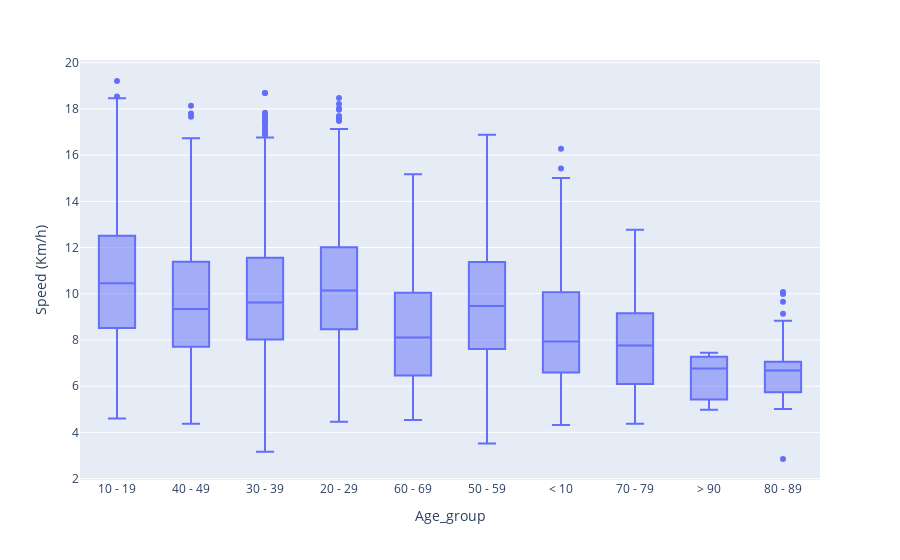
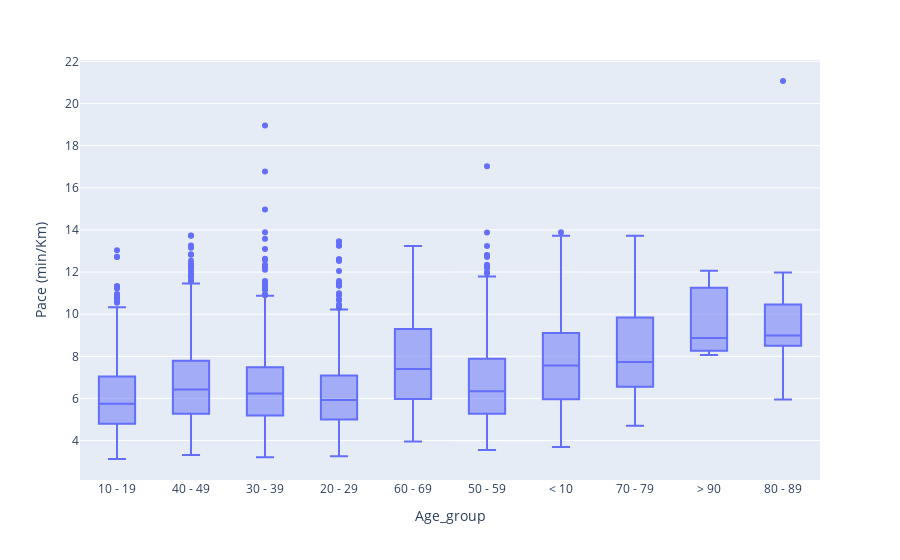

These figures' notebook cell, in order:
### Markdown cell above
# Boxplot for Age group

### Code cell
import plotly.express as px

#Boxplot for Speed
fig = px.box(df, x="Age_group", y="Speed (Km/h)")
fig.show()

#Boxplot for Pace
fig1 = px.box(df, x="Age_group", y="Pace (min/Km)")
fig1.show()

### Figure 1 — Plotly figure (JSON) as saved in the notebook; plotly's stock layout.template omitted (floating-point values rounded to 4 significant figures; data arrays with more than 128 entries replaced by an {"elided": "..."} marker saying what was removed)
{"data": [{"alignmentgroup": "True", "hovertemplate": "Age_group=%{x}<br>Speed (Km/h)=%{y}<extra></extra>", "legendgroup": "", "marker": {"color": "#636efa"}, "name": "", "notched": false, "offsetgroup": "", "orientation": "v", "showlegend": false, "type": "box", "x": {"elided": "4051 str values"}, "x0": " ", "xaxis": "x", "y": {"elided": "4051 float values"}, "y0": " ", "yaxis": "y"}], "layout": {"boxmode": "group", "legend": {"tracegroupgap": 0}, "margin": {"t": 60}, "xaxis": {"anchor": "y", "domain": [0, 1], "title": {"text": "Age_group"}}, "yaxis": {"anchor": "x", "domain": [0, 1], "title": {"text": "Speed (Km/h)"}}}}

### Figure 2 — Plotly figure (JSON) as saved in the notebook; plotly's stock layout.template omitted (floating-point values rounded to 4 significant figures; data arrays with more than 128 entries replaced by an {"elided": "..."} marker saying what was removed)
{"data": [{"alignmentgroup": "True", "hovertemplate": "Age_group=%{x}<br>Pace (min/Km)=%{y}<extra></extra>", "legendgroup": "", "marker": {"color": "#636efa"}, "name": "", "notched": false, "offsetgroup": "", "orientation": "v", "showlegend": false, "type": "box", "x": {"elided": "4051 str values"}, "x0": " ", "xaxis": "x", "y": {"elided": "4051 float values"}, "y0": " ", "yaxis": "y"}], "layout": {"boxmode": "group", "legend": {"tracegroupgap": 0}, "margin": {"t": 60}, "xaxis": {"anchor": "y", "domain": [0, 1], "title": {"text": "Age_group"}}, "yaxis": {"anchor": "x", "domain": [0, 1], "title": {"text": "Pace (min/Km)"}}}}
